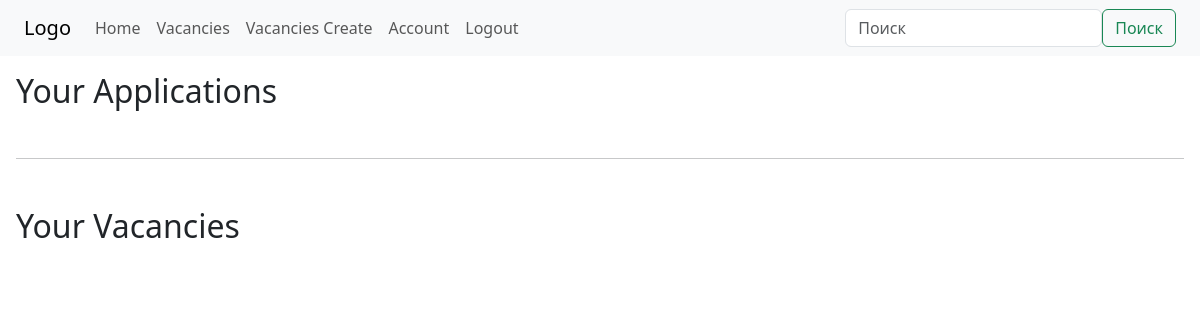
Before: /account/ (signed in) with the older database file.
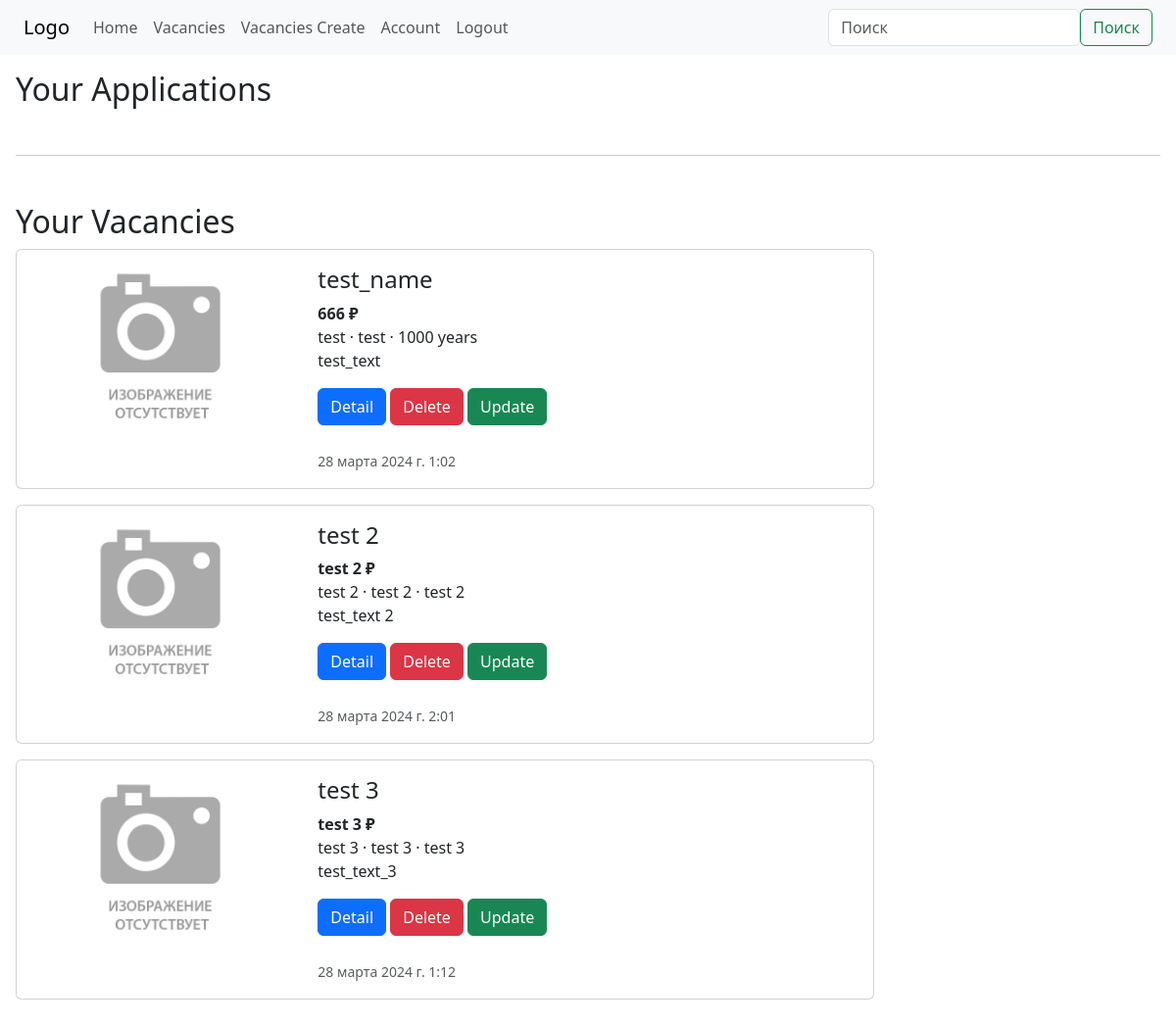
After: the same page with the newer database file.
### vacancies/models.py (models this page shows, shortened)
class Vacancies(models.Model):
    image = models.ImageField('Изображение', upload_to='images/')
    title = models.CharField('Название', max_length=64)
    salary = models.CharField('З/п', max_length=64)
    employer_id = models.ForeignKey(User, on_delete=models.CASCADE, verbose_name='Пользователь')
    field_activity = models.CharField('Сфера деятельности', max_length=64)
    schedule = models.CharField('График работы', max_length=64)
    payments = models.CharField('Частота выплат', max_length=64)
    experience = models.CharField('Опыт работы', max_length=64)
    including_for = models.CharField('В том числе для кандидатов', max_length=256)
    inventory = models.CharField('Что получают работники', max_length=256)
    address = models.CharField('Адрес', max_length=256)
    description = models.TextField('Описание')
    date = models.DateTimeField('Дата публикации', default='2024-03-28 01:12')
    class Meta:
        verbose_name = 'Вакансия'
        verbose_name_plural = 'Вакансии'

### account/views.py (the view)
# urls.py: path('', account_view, name='account')
def account_view(request):
    current_user = request.user
    your_appli = Application.objects.filter(user_id=current_user)
    your_vac = Vacancies.objects.filter(employer_id=current_user)
    return render(request, 'account/account.html', {'your_appli': your_appli,
                                                    'your_vac': your_vac})

### account/templates/account/account.html (shortened to what this page needs)
{% extends 'root.html' %}
    {% block content %}
    <div class="p-3">
        <div>
            <h2>Your Applications</h2>
        </div>
        <hr style="" class="w-100 mt-5 mb-5">
        <div>
            <h2>Your Vacancies</h2>
            <div>
                {% for vac in your_vac %}
                <div class="card mb-3 w-75">
                    <div class="row g-0">
                        <div class="col-md-4">
                            <img src="{{ vac.image.url }}" class="img-fluid rounded-start" alt="...">
                        </div>
                        <div class="col-md-8">
                            <div class="card-body">
                                <h4 class="card-title">{{ vac.title }}</h4>
                                <p class="card-text">
                                    <b>{{ vac.salary }} &#8381;</b> <br>
                                    {{ vac.schedule}} &#183; {{ vac.payments }} &#183; {{ vac.experience }} <br>
                                    {{ vac.description|slice:":100"}}
                                </p>
                                <a href="{% url 'vacancies:vac_detail' vac.id %}" class="btn btn-primary">Detail</a>
                                <a href="{% url 'vacancies:vac_delete' vac.id %}" class="btn btn-danger">Delete</a>
                                <a href="{% url 'vacancies:vac_update' vac.id %}" class="btn btn-success">Update</a>
                                <p class="card-text mt-4"><small class="text-body-secondary">{{ vac.date }}</small></p>
                            </div>
                        </div>
                    </div>
                </div>
                {% endfor %}
            </div>
        </div>
    </div>
    {% endblock %}

### templates/root.html (shortened to what this page needs)
{% load static%}
<!DOCTYPE html>
<html lang="en">
<head>
    <link rel="stylesheet" href="{% static 'css/style.css' %}">
    <link href="https://cdn.jsdelivr.net/npm/bootstrap@5.3.2/dist/css/bootstrap.min.css" rel="stylesheet"
>
</head>
<body>
<header>
    <nav class="navbar navbar-expand-lg bg-body-tertiary">
        <div class="container-fluid ps-4 pe-4">
            <a class="navbar-brand" href="#">Logo</a>
            <div class="collapse navbar-collapse d-flex d-flex justify-content-between w-100" id="navbarScroll">
                <ul class="navbar-nav me-auto my-2 my-lg-0 navbar-nav-scroll "
                    style="--bs-scroll-height: 100px;">
                    <div class="d-flex flex-row">
                        <li class="nav-item">
                            <a class="nav-link" aria-current="page" href="#">Home</a>
                        </li>
                        <li class="nav-item">
                            <a class="nav-link" aria-current="page" href="{% url 'vacancies:vac_list' %}">Vacancies</a>
                        </li>
                        {% if user.is_authenticated %}
                        <li class="nav-item">
                            <a class="nav-link" aria-current="page" href="{% url 'vacancies:vac_create' %}">Vacancies
                                Create</a>
                        </li>
                        {% endif %}
                        {% if user.is_authenticated %}
                        <li class="nav-item">
                            <a class="nav-link" aria-current="page" href="{% url 'account:account' %}">Account</a>
                        </li>
                        {% endif %}
                        {% if user.is_authenticated %}
                        <li class="nav-item">
                            <a class="nav-link" aria-current="page" href="{% url 'auth:logout' %}">Logout</a>
                        </li>
                        {% endif %}
                    </div>
                </ul>
                <div>
                    <form class="d-flex " role="search">
                        <input class="form-control" type="search" placeholder="Поиск" aria-label="Поиск">
                        <button class="btn btn-outline-success" type="submit">Поиск</button>
                    </form>
                </div>
            </div>
        </div>
    </nav>
</header>
<div>
    {% block content %}
    {% endblock %}
</div>
</body>
</html>

### static/css/style.css (style rules this page uses)
a { text-decoration: none; }

Changed rows visible on the page:
added Vacancies: image (placeholder picture), title "test_name", salary "666", schedule "test", payments "test", experience "1000 years", description "test_text", date "28 марта 2024 г. 1:02"
added Vacancies: image (placeholder picture), title "test 2", salary "test 2", schedule "test 2", payments "test 2", experience "test 2", description "test_text 2", date "28 марта 2024 г. 2:01"
added Vacancies: image (placeholder picture), title "test 3", salary "test 3", schedule "test 3", payments "test 3", experience "test 3", description "test_text_3", date "28 марта 2024 г. 1:12"
